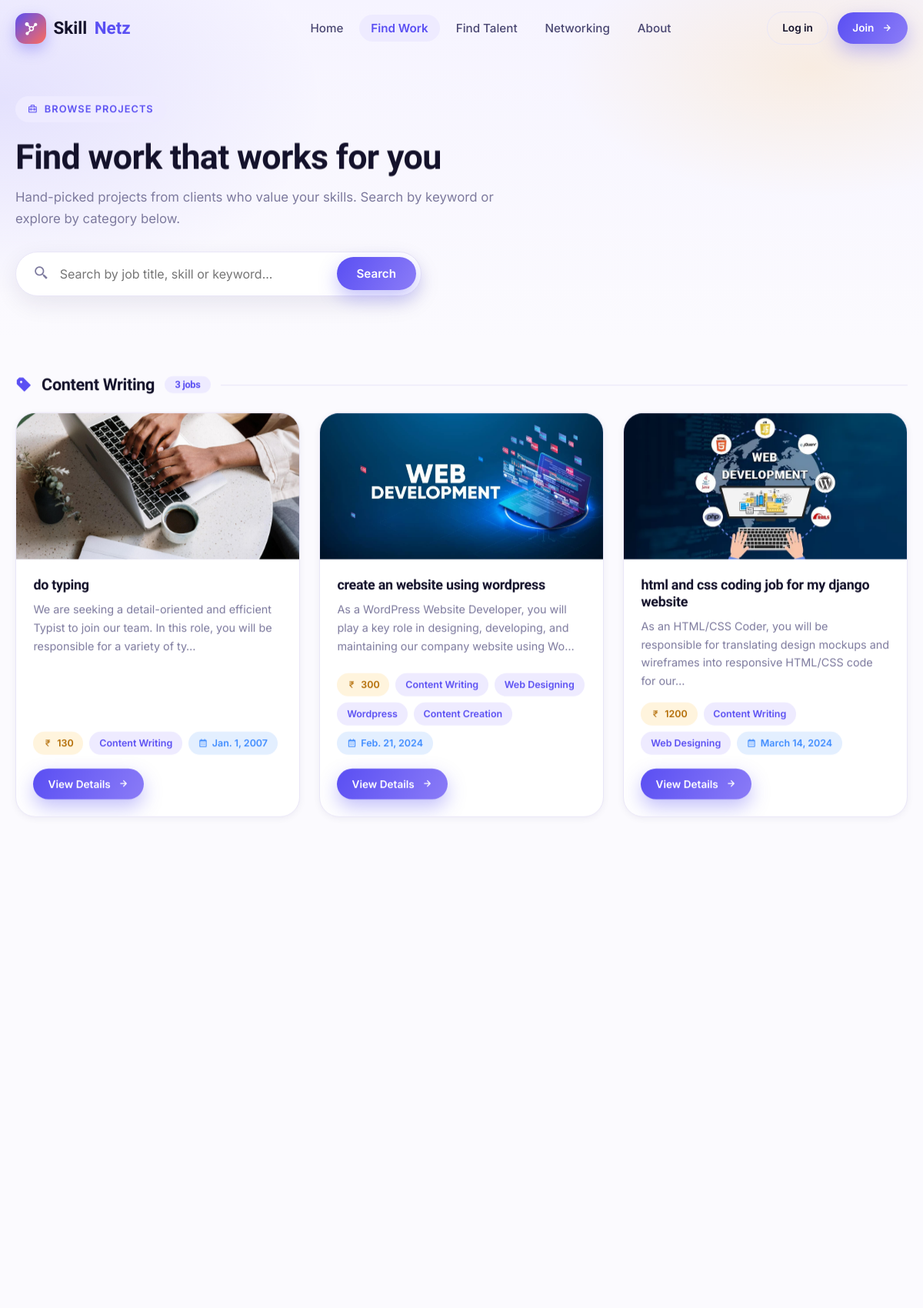
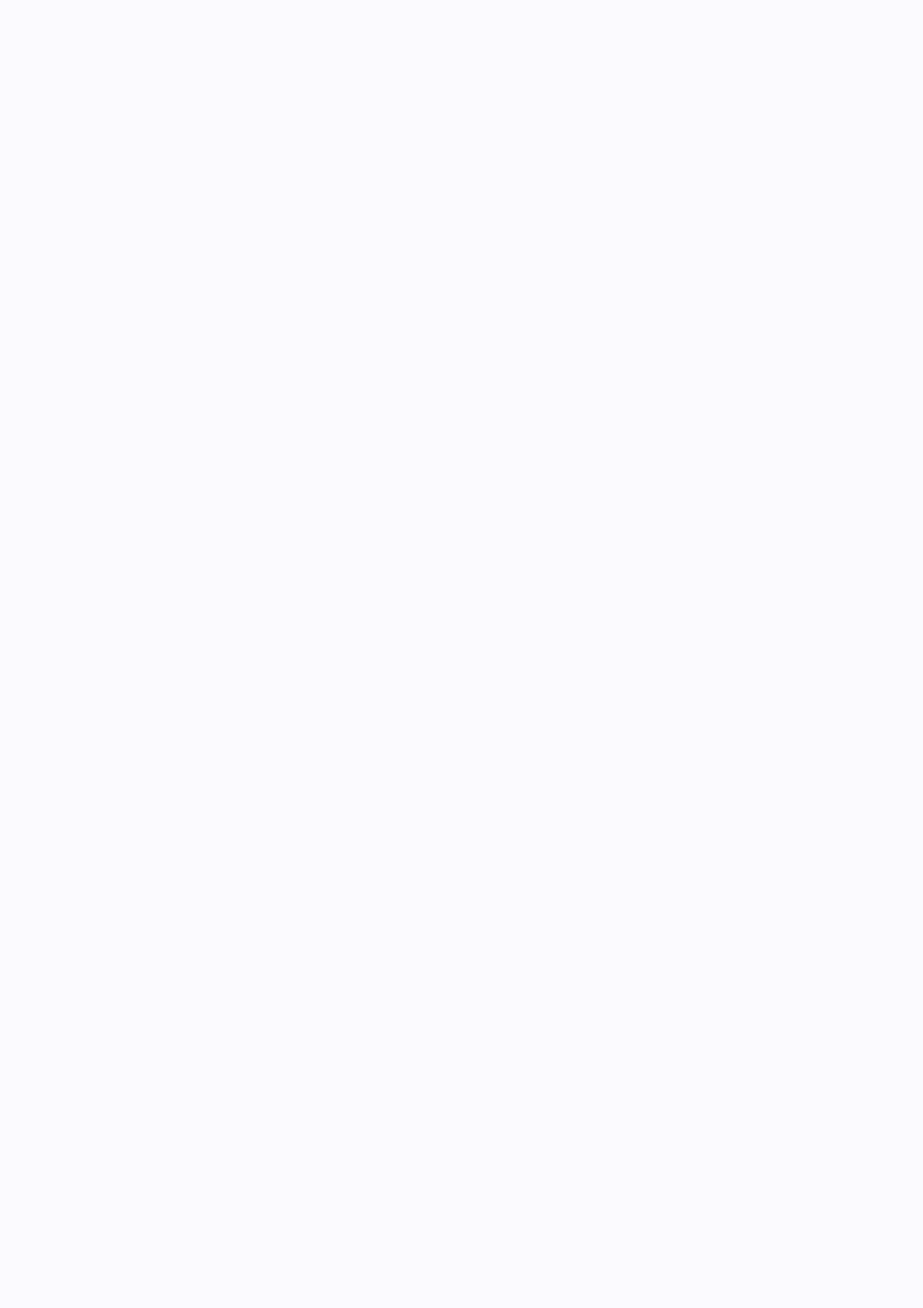
The app's page /findwork/ (upper part) with its own data (2 pictures, top to bottom).
### skillnetz/models.py (models this page shows, shortened)
class Skills(models.Model):
    name = models.CharField(max_length=100)

class Job(models.Model):
    job_title = models.CharField(max_length=50)
    skill = models.ManyToManyField("Skills")
    price = models.CharField(max_length=50)
    description = models.TextField()
    post_date = models.DateField(null=True,blank=True,auto_now_add=True)
    job_image = models.ImageField(upload_to="job_images/",null=True,blank=True)
    post_by = models.ForeignKey(CustomUser,on_delete=models.CASCADE)

### skillnetz/views.py (the view)
# urls.py: path('findwork/',views.findwork,name="findwork"),
def findwork(request):
    skills = Skills.objects.all()
    query = request.GET.get('q', '').strip()
    jobs = Job.objects.all()
    if query:
        jobs = jobs.filter(
            Q(job_title__icontains=query) |
            Q(description__icontains=query) |
            Q(skill__name__icontains=query)
        ).distinct()
    jobs_with_skill = {}
    for i in skills:
        specific_skill_name = i.name
        jobs_with_skill[specific_skill_name] = jobs.filter(skill__name=specific_skill_name)
    filtered_data = {key: value for key, value in jobs_with_skill.items() if value}
    saved_job_ids = []
    if request.user.is_authenticated:
        saved_job_ids = list(SavedJob.objects.filter(user=request.user).values_list('job_id', flat=True))
    data={
        'skills':skills,
        'jobs':jobs,
        'query':query,
        'jobs_with_skill': filtered_data,
        'saved_job_ids': saved_job_ids,
    }
    return render(request,'findwork.html',data)

### skillnetz/templates/findwork.html (shortened to what this page needs)
{% extends 'base.html' %}
{% load static %}
{% block content %}
<header class="page-hero">
  <div class="container">
    <span class="eyebrow reveal"><i class='bx bx-briefcase-alt-2'></i> Browse Projects</span>
    <h1 class="reveal" style="--reveal-delay:.06s">Find work that works for you</h1>
    <p class="reveal" style="--reveal-delay:.12s">Hand-picked projects from clients who value your skills. Search by keyword or explore by category below.</p>
    <form class="hero-search reveal" style="--reveal-delay:.18s" method="get" action="{% url 'findwork' %}">
      <i class='bx bx-search-alt-2'></i>
      <input type="text" name="q" placeholder="Search by job title, skill or keyword..." value="{{ query }}" aria-label="Search jobs">
      <button type="submit" class="btn btn-primary">Search</button>
    </form>
  </div>
</header>
<section class="section" style="padding-top:3rem;">
  <div class="container">
    {% for skill, jobs in jobs_with_skill.items %}
      <h2 class="skill-group-title reveal">
        <i class='bx bxs-purchase-tag-alt' style="color:var(--primary);"></i>
        {{ skill }}
        <span class="sgt-count">{{ jobs|length }} job{{ jobs|length|pluralize }}</span>
        <span class="sgt-line"></span>
      </h2>
      <div class="card-grid">
        {% for job in jobs %}
        <article class="job-card reveal">
          {% if job.job_image %}
          <a href="{% url 'job_detail' job.id %}" class="jc-img"><img src="{{ job.job_image.url }}" alt="{{ job.job_title }}" loading="lazy"></a>
          {% endif %}
          <div class="jc-body">
            <h3><a href="{% url 'job_detail' job.id %}">{{ job.job_title }}</a></h3>
            <p class="jc-desc">{{ job.description|truncatechars:130 }}</p>
            <div class="job-meta">
              <span class="meta-pill price"><i class='bx bx-rupee'></i> {{ job.price }}</span>
              {% for s in job.skill.all %}<span class="meta-pill skill">{{ s.name }}</span>{% endfor %}
              <span class="meta-pill date"><i class='bx bx-calendar'></i> {{ job.post_date|default_if_none:"New" }}</span>
            </div>
            <div class="jc-actions">
              <a href="{% url 'job_detail' job.id %}" class="btn btn-primary btn-sm">View Details <i class='bx bx-right-arrow-alt'></i></a>
            </div>
          </div>
        </article>
        {% endfor %}
      </div>
      {% endfor %}
  </div>
</section>
{% endblock %}

### records on screen
Skills: jobs_with_skill "Content Writing", name "Content Writing"
Job: job_image (picture), job_title "do typing", description "We are seeking a detail-oriented and efficient Typist to join our team. In this role, you will be responsible for a variety of ty…", price "130", post_date "Jan. 1, 2007"
Job: job_image (picture), job_title "create an website using wordpress", description "As a WordPress Website Developer, you will play a key role in designing, developing, and maintaining our company website using Wo…", price "300", post_date "Feb. 21, 2024"
Skills: name "Web Designing"
Skills: name "Wordpress"
Skills: name "Content Creation"
Job: job_image (picture), job_title "html and css coding job for my django website", description "As an HTML/CSS Coder, you will be responsible for translating design mockups and wireframes into responsive HTML/CSS code for our…", price "1200", post_date "March 14, 2024"

### other values on screen
{{ jobs|length }} "3"
